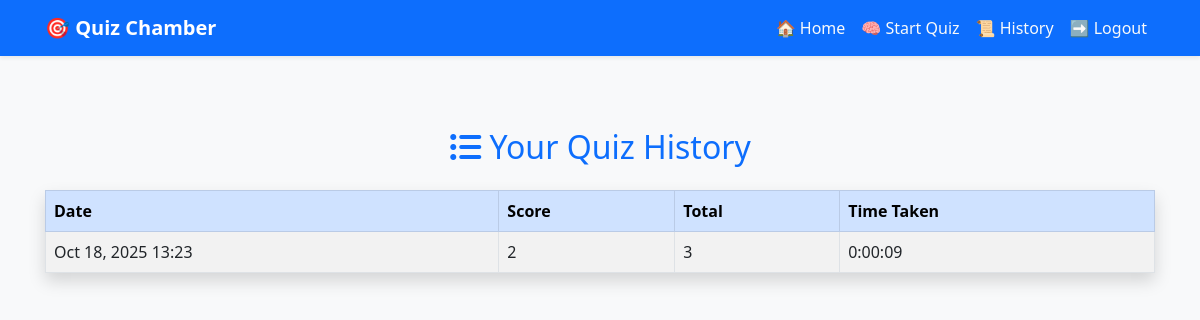
Page /history/ (signed in) on the committed database.
### myapp/models.py (models this page shows, shortened)
class QuizResult(models.Model):
    user = models.ForeignKey(User, on_delete=models.CASCADE ,default=1) # for task view only particular user
    score = models.PositiveIntegerField()
    total = models.PositiveIntegerField()
    duration = models.DurationField(null=True, blank=True)  # ⏱️ stopwatch time
    completed_at = models.DateTimeField(auto_now_add=True)

### myapp/views.py (the view)
# urls.py: path('history/', views.History, name='history'),
@login_required
def History(request):
    results = QuizResult.objects.filter(user=request.user).order_by('-completed_at')
    return render(request, 'history.html', {'results': results})

### template/history.html
{% extends 'home.html' %}
{% block content %}
<div class="container mt-5 pt-4">
    <h2 class="mb-4 text-center text-primary">
        <i class="fas fa-list-ul"></i> Your Quiz History
    </h2>
    {% if results %}
        <table class="table table-striped table-bordered shadow">
            <thead class="table-primary">
                <tr>
                    <th>Date</th>
                    <th>Score</th>
                    <th>Total</th>
                    <th>Time Taken</th>
                </tr>
            </thead>
            <tbody>
                {% for result in results %}
                    <tr>
                        <td>{{ result.completed_at|date:"M d, Y H:i" }}</td>
                        <td>{{ result.score }}</td>
                        <td>{{ result.total }}</td>
                        <td>{{ result.duration }}</td>
                    </tr>
                {% endfor %}
            </tbody>
        </table>
    {% else %}
        <div class="alert alert-info text-center">
            You haven't completed any quizzes yet.
        </div>
    {% endif %}
</div>
{% endblock %}

### static/css/style.css (style rules this page uses)
body { background: #f5f9ff; font-family: 'Segoe UI', sans-serif; }
.container { padding-left: 15px; padding-right: 15px; }

### rows in the picture
QuizResult: completed_at "Oct 18, 2025 13:23", score "2", total "3", duration "0:00:09"
